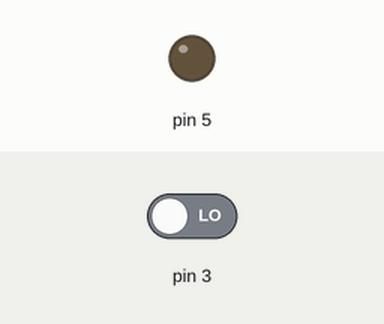
Recording of a sketch running on a simulated Arduino Uno, built with avr-gcc and run on an emulated ATmega328P. Shown: output pins drawn as LEDs (lit = HIGH). The test bench sets the inputs (shaded band); at power-on: pin 3 LOW. What the sketch prints to the serial monitor is not drawn.

Above: at 1.2 s.
1.3 s: pin 3 driven HIGH
At 2.5 s:
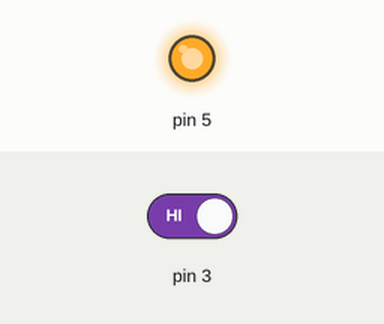
2.8 s: pin 3 driven LOW
At 3.8 s:
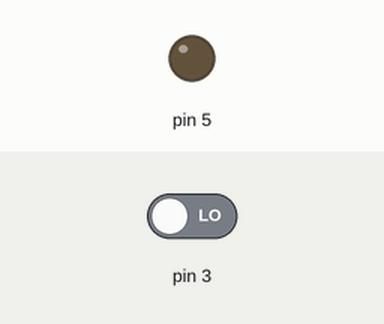
Timing chart, 0 to 5.8 s (numbered marks = the images above; inputs shaded):
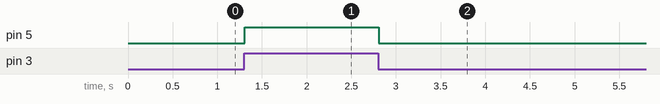

The sketch:

AduinoDay2.ino
```cpp
// the setup function runs once when you press reset or power the board
void setup() {
  // initialize digital pin LED_BUILTIN as an output.
 pinMode(3,INPUT);
 pinMode(5,OUTPUT);
 Serial.begin(9600);
}

// the loop function runs over and over again forever
void loop() {
  int a=digitalRead(3);
  Serial.println(digitalRead(3));
 if(a==1){
    digitalWrite(5,HIGH);
 }
 else{
   digitalWrite(5,LOW);
 }
}
```

Measured:
- after the input at 1.3 s, pin 5: LOW → HIGH at once
- after the input at 2.8 s, pin 5: HIGH → LOW at once
